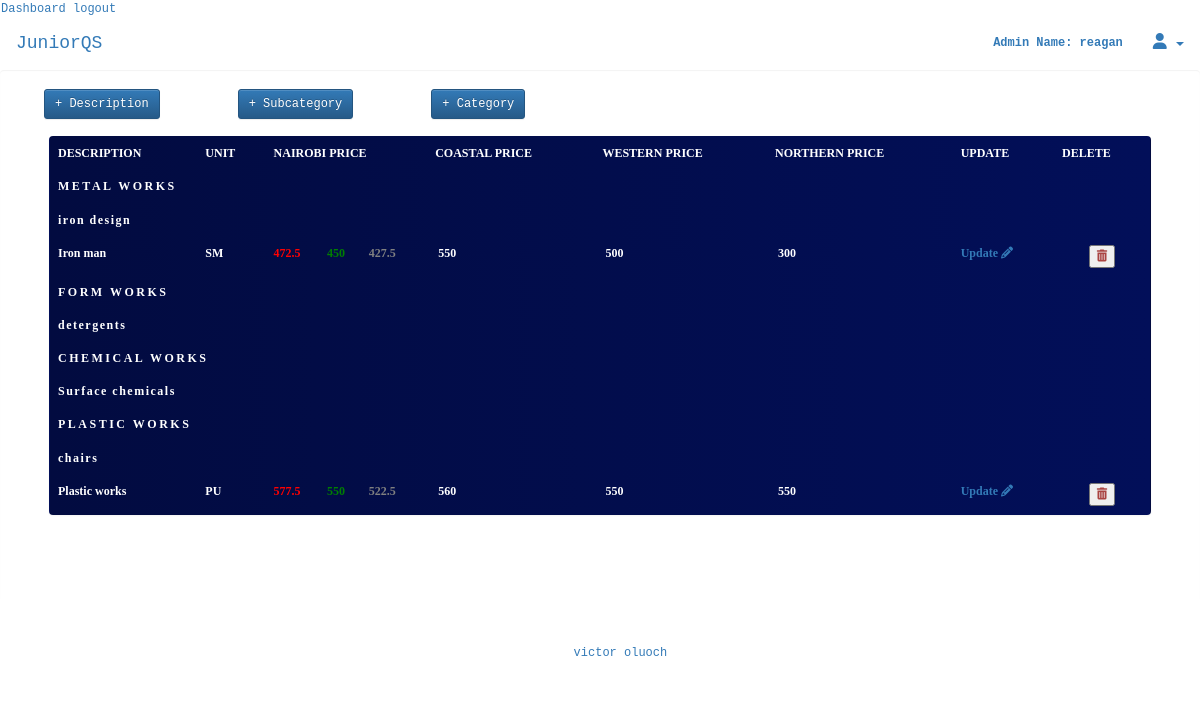
Page /home (signed in) on the committed database.
### app/models.py (models this page shows, shortened)
class User(UserMixin,db.Model):
    __tablename__ = "users"
    id = db.Column(db.Integer, primary_key=True)
    firstname = db.Column(db.String(250), nullable=False)
    lastname = db.Column(db.String(250))
    username = db.Column(db.String(200))
    email = db.Column(db.String(200), unique=True)
    password = db.Column(db.String(250))
    is_admin = db.Column(db.Boolean, default=False)
    @loginmanager.user_loader
    def user_loader(id):
        return User.query.get(int(id))

class Category(db.Model):
    id = db.Column(db.Integer, primary_key=True)
    subcategory_id = db.relationship('Subcategory', backref='subcategory', lazy='dynamic')
    description_id = db.relationship('Description', backref='desc', lazy='dynamic')
    name = db.Column(db.String(250))

class Subcategory(db.Model):
    id = db.Column(db.Integer, primary_key=True)
    description_id = db.relationship('Description', backref='description', lazy='dynamic')
    category = db.Column(db.Integer, db.ForeignKey('category.id'))
    name = db.Column(db.String(250))

class Description(db.Model):
    id = db.Column(db.Integer, primary_key=True)
    unit = db.Column(db.String(250), nullable=False)
    subcategory_id = db.Column(db.Integer, db.ForeignKey('subcategory.id'), nullable=False)
    category_id = db.Column(db.Integer, db.ForeignKey('category.id'), nullable=False)
    nairobi_region = db.Column(db.Integer)
    coastal_region = db.Column(db.Integer)
    western_region = db.Column(db.Integer)
    nothern_region = db.Column(db.Integer)
    name = db.Column(db.String(250), nullable=False)

### app/routes.py (the view)
@app.route('/', methods=['GET'])
@app.route('/home', methods=['GET'])
def home():
    cat = Category.query.all()
    desc = Description.query.all()
    subcategory = Subcategory.query.all()
    return render_template('dashboard.html', cat=cat, desc=desc, subcategory=subcategory)

### app/templates/dashboard.html (shortened to what this page needs)
{% extends 'public/main.html'%}
{% block body %}
<div class="pannel-main">
    <div class="row">
        <div class="col-sm-12">
            <div class="row">
                <div class="col-sm-12">
                    {% if current_user.is_authenticated and current_user.is_admin == True%}
                    <div class="col-sm-2 form-inline form-group-sm">
                        <button class="btn btn-primary btn-sm" id="createItem" style="margin-left: 1rem;">+
                            Description</button>
                    </div>
                    <div class="col-sm-2 form-inline form-group-sm">
                        <button class="btn btn-primary btn-sm" id="createSubcategory" style="margin-left: 1rem;">+
                            Subcategory</button>
                    </div>
                    <div class="col-sm-2 form-inline form-group-sm">
                        <button class="btn btn-primary btn-sm" id="createCategory" style="margin-left: 1rem;">+
                            Category</button>
                    </div>
                    {% endif %}
                </div>
            </div>
        </div>
    </div>
    <div class="row">
        <div class="col-sm-12">
            <div class="col-sm-12" id="itemsListDiv">
                <div class="row">
                    <div class="col-sm-12" id="itemsListTable">
                        <div class="col-sm-6">
                            <br>
                        </div>
                        <div class="col-xs-12">
                            <div class="panel"
                                style="background-image: linear-gradient(to right, #020B40, #020F59); color: white;">
                                <div class="table table-responsive">
                                    <table class="table"
                                        style="background-image: linear-gradient(to right, #020B40, #020F59); opacity: 1; color: white; font-family: Georgia, 'Times New Roman', Times, serif; font-weight: bolder;">
                                        <thead>
                                            <tr style="background-color: transparent;">
                                                <th>DESCRIPTION</th>
                                                <th>UNIT</th>
                                                <th>NAIROBI PRICE</th>
                                                <th>COASTAL PRICE</th>
                                                <th>WESTERN PRICE</th>
                                                <th>NORTHERN PRICE</th>
                                                {% if current_user.is_authenticated and current_user.is_admin ==
                                                True%}
                                                <th>UPDATE</th>
                                                <th>DELETE</th>
                                                {% endif %}
                                            </tr>
                                        </thead>
                                        <tbody>
                                            <tr>
                                                {% for det in cat%}
                                                <td class="panel-heading"
                                                    style="font-weight: bolder; text-transform: uppercase; color: white; letter-spacing: .25rem;"
                                                    colspan="8">{{det.name}}
                                                </td>
                                            </tr>
                                            {% for sub in subcategory%}
                                            {%if sub.category == det.id%}
                                            <tr class="subcategory">
                                                <td style="font-weight:700; color: white; letter-spacing: .15rem;"
                                                    colspan="8">{{sub.name}}</td>
                                            </tr>
                                            {%endif%}
                                            {% for details in desc%}
                                            <tr class="desc">
                                                {%if details.subcategory_id == sub.id and details.category_id ==
                                                det.id %}
                                                <td>{{details.name}}</td>
                                                <td>{{details.unit}}</td>
                                                <td>
                                                    <table>
                                                        <tr>
                                                            <td style="color: red;" class="large_font">
                                                                {{details.nairobi_region * 1.05}}</td>
                                                            <td style="color: green;" class="large_font">
                                                                &nbsp;{{details.nairobi_region}}&nbsp;</td>
                                                            <td style="color: gray;" class="large_font">
                                                                {{details.nairobi_region * 0.95}}</td>
                                                        </tr>
                                                    </table>
                                                </td>
                                                <td>
                                                    <table>
                                                        <tr>
                                                            <td class="large_font">
                                                                &nbsp;{{details.coastal_region}}&nbsp;</td>
                                                        </tr>
                                                    </table>
                                                </td>
                                                <td>
                                                    <table>
                                                        <tr>
                                                            <td class="large_font">
                                                                &nbsp;{{details.western_region}}&nbsp;</td>
                                                        </tr>
                                                    </table>
                                                </td>
                                                <td>
                                                    <table>
                                                        <tr>
                                                            <td class="large_font">
                                                                &nbsp;{{details.nothern_region}}&nbsp;</td>
                                                        </tr>
                                                    </table>
                                                </td>
                                                {% if current_user.is_authenticated and current_user.is_admin ==
                                                True%}
                                                <td><a  href="{{url_for('update_description', id=details.id)}}">Update <i
                                                            class="fa fa-pencil pointer"></i></a></td>
                                                <td class="text-center">
                                                    <form action="{{url_for('delete_description', id=details.id)}}"
                                                        method="post"><button type="submit"><span><i
                                                                    class="fa fa-trash text-danger delItem pointer"></i></span></button>
                                                    </form>
                                                </td>
                                                {% endif %}
                                                {% endif %}
                                            </tr>
                                            {%endfor%}
                                            {%endfor%}
                                            {% endfor%}
                                        </tbody>
                                    </table>
                                </div>
                            </div>
                        </div>
                        <div class="col-sm-12 text-center">
                        </div>
                    </div>
                </div>
            </div>
        </div>
    </div>
</div>
<footer class="container-fluid text-center hidden-print">
    <p>
        <i class="fa fa-copyright"></i>
        Copyright <a href="http://www.vicjuma945.com/">victor oluoch</a> (2020)
    </p>
</footer>
{% endblock body%}

### app/templates/public/main.html (shortened to what this page needs)
<!DOCTYPE html>
<html>
<head>
    <link rel="stylesheet" href="{{url_for('static', filename='styles/bootstrap.min.css')}}">
    <link rel="stylesheet" href="{{url_for('static', filename='styles/bootstrap-theme.min.css')}}">
    <link rel="stylesheet" href="{{url_for('static', filename='styles/font-awesome.min.css')}}">
    <link rel="stylesheet" href="./static/css/font-awesome-animation.min.css">
    <link rel="stylesheet" href="https://stackpath.bootstrapcdn.com/font-awesome/4.7.0/css/font-awesome.min.css">
    <link rel="stylesheet" href="{{url_for('static', filename='css/main.css')}}">
</head>
<body>
    <nav class="navbar">
        {% if current_user.is_authenticated%}
        {% if current_user.is_admin == True%}
        <a href="{{url_for('home')}}">Dashboard</a>
        {% endif%}
        <a href="{{url_for('logout')}}">logout</a>
        {% else %}
        <a href="{{url_for('login')}}">login</a>
        <a href="{{url_for('register')}}">register</a>
        {% endif %}
        <div class="container-fluid">
            <div class="navbar-header">
                <a class="navbar-brand" style="margin-top:2">
                    JuniorQS
                </a>
            </div>
            {% if current_user.is_authenticated and current_user.is_admin == True%}
            <ul class="nav navbar-nav navbar-right">
                <li class="dropdown">
                    <a>
                        <b><span>Admin Name: {{current_user.username}}</span></b>
                    </a>
                </li>
                <li class="dropdown">
                    <a class="dropdown-toggle" data-toggle="dropdown" role="button" aria-haspopup="true"
                        aria-expanded="false">
                        <i class="fa fa-user navbarIcons"></i>
                        <span class="caret"></span>
                    </a>
                </li>
            </ul>
            {% endif%}
        </div>
    </nav>
    {%block body%}
    {%endblock body%}
</body>
</html>

### app/static/css/main.css (style rules this page uses)
.navbar { margin-bottom: 0; border-radius: 0; }
td, th, table { border: none !important; }
table { width: 100% !important; }
footer { background-color: transparent; color: white; padding: 25px; }
.pointer { cursor: pointer }
.pannel-main { min-height: 20px; padding: 19px; margin-bottom: 20px; border: none; border-radius: 4px; -webkit-box-shadow: inset 0 1px 1px rgba(0, 0, 0, .05); box-shadow: inset 0 1px 1px rgba(0, 0, 0, .05); }
body { background-color: #f5f5f5; background: url(./../images/background.jpg); font-size: 12px; font-family:monospace }
.navbarIcons { color:#337ab7; font-size:16px }

### rows in the picture
User: username "reagan"
Category: name "METAL WORKS"
Subcategory: name "iron design"
Description: name "Iron man", unit "SM", details.nairobi_region*1.05 "472.5", nairobi_region "450", details.nairobi_region*0.95 "427.5", coastal_region "550", western_region "500", nothern_region "300"
Category: name "FORM WORKS"
Subcategory: name "detergents"
Category: name "CHEMICAL WORKS"
Subcategory: name "Surface chemicals"
Category: name "PLASTIC WORKS"
Subcategory: name "chairs"
Description: name "Plastic works", unit "PU", details.nairobi_region*1.05 "577.5", nairobi_region "550", details.nairobi_region*0.95 "522.5", coastal_region "560", western_region "550", nothern_region "550"
